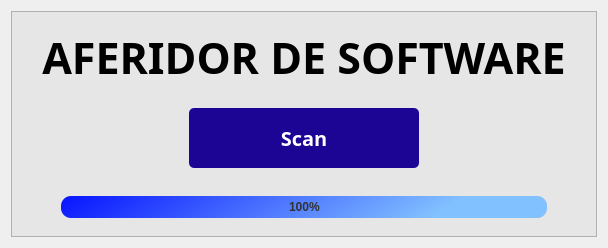
<?xml version="1.0" encoding="UTF-8"?>
<ui version="4.0">
 <class>Principal</class>
 <widget class="QWidget" name="Principal">
  <property name="geometry">
   <rect>
    <x>0</x>
    <y>0</y>
    <width>608</width>
    <height>248</height>
   </rect>
  </property>
  <property name="sizePolicy">
   <sizepolicy hsizetype="Minimum" vsizetype="Minimum">
    <horstretch>0</horstretch>
    <verstretch>0</verstretch>
   </sizepolicy>
  </property>
  <property name="windowTitle">
   <string>Form</string>
  </property>
  <property name="styleSheet">
   <string notr="true">background-color: rgb(255, 255, 255
);</string>
  </property>
  <layout class="QVBoxLayout" name="verticalLayout">
   <item>
    <widget class="QFrame" name="frame">
     <property name="styleSheet">
      <string notr="true">background-color: rgb(230, 230, 230);</string>
     </property>
     <property name="frameShape">
      <enum>QFrame::StyledPanel</enum>
     </property>
     <property name="frameShadow">
      <enum>QFrame::Raised</enum>
     </property>
     <layout class="QVBoxLayout" name="verticalLayout_3">
      <item>
       <layout class="QVBoxLayout" name="verticalLayout_2">
        <item>
         <widget class="QLabel" name="Titulo">
          <property name="enabled">
           <bool>true</bool>
          </property>
          <property name="sizePolicy">
           <sizepolicy hsizetype="Preferred" vsizetype="Fixed">
            <horstretch>0</horstretch>
            <verstretch>0</verstretch>
           </sizepolicy>
          </property>
          <property name="baseSize">
           <size>
            <width>0</width>
            <height>4</height>
           </size>
          </property>
          <property name="font">
           <font>
            <family>Aharoni</family>
            <pointsize>80</pointsize>
            <weight>50</weight>
            <bold>false</bold>
           </font>
          </property>
          <property name="text">
           <string>&lt;html&gt;&lt;head/&gt;&lt;body&gt;&lt;p align=&quot;center&quot;&gt;&lt;span style=&quot; font-size:32pt; font-weight:600;&quot;&gt;AFERIDOR DE SOFTWARE&lt;/span&gt;&lt;/p&gt;&lt;/body&gt;&lt;/html&gt;</string>
          </property>
          <property name="alignment">
           <set>Qt::AlignCenter</set>
          </property>
          <property name="margin">
           <number>0</number>
          </property>
         </widget>
        </item>
        <item>
         <spacer name="verticalSpacer">
          <property name="orientation">
           <enum>Qt::Vertical</enum>
          </property>
          <property name="sizeType">
           <enum>QSizePolicy::Fixed</enum>
          </property>
          <property name="sizeHint" stdset="0">
           <size>
            <width>20</width>
            <height>15</height>
           </size>
          </property>
         </spacer>
        </item>
        <item>
         <layout class="QHBoxLayout" name="horizontalLayout">
          <item>
           <spacer name="horizontalSpacer">
            <property name="orientation">
             <enum>Qt::Horizontal</enum>
            </property>
            <property name="sizeHint" stdset="0">
             <size>
              <width>40</width>
              <height>20</height>
             </size>
            </property>
           </spacer>
          </item>
          <item>
           <widget class="QPushButton" name="btn_scanner">
            <property name="enabled">
             <bool>true</bool>
            </property>
            <property name="sizePolicy">
             <sizepolicy hsizetype="Maximum" vsizetype="Fixed">
              <horstretch>150</horstretch>
              <verstretch>50</verstretch>
             </sizepolicy>
            </property>
            <property name="minimumSize">
             <size>
              <width>230</width>
              <height>60</height>
             </size>
            </property>
            <property name="font">
             <font>
              <family>Aharoni</family>
              <pointsize>15</pointsize>
              <weight>75</weight>
              <bold>true</bold>
             </font>
            </property>
            <property name="styleSheet">
             <string notr="true">QPushButton{
	background-color: rgb(28, 4, 149);
	color: rgb(255, 255, 255);
	border-radius:5px;

}

QPushButton:hover{
	background-color: rgb(6, 64, 255);


}</string>
            </property>
            <property name="text">
             <string>Scan</string>
            </property>
           </widget>
          </item>
          <item>
           <spacer name="horizontalSpacer_2">
            <property name="orientation">
             <enum>Qt::Horizontal</enum>
            </property>
            <property name="sizeHint" stdset="0">
             <size>
              <width>40</width>
              <height>20</height>
             </size>
            </property>
           </spacer>
          </item>
         </layout>
        </item>
       </layout>
      </item>
      <item>
       <spacer name="verticalSpacer_2">
        <property name="orientation">
         <enum>Qt::Vertical</enum>
        </property>
        <property name="sizeType">
         <enum>QSizePolicy::Fixed</enum>
        </property>
        <property name="sizeHint" stdset="0">
         <size>
          <width>20</width>
          <height>15</height>
         </size>
        </property>
       </spacer>
      </item>
      <item>
       <layout class="QHBoxLayout" name="horizontalLayout_2">
        <item>
         <spacer name="horizontalSpacer_4">
          <property name="orientation">
           <enum>Qt::Horizontal</enum>
          </property>
          <property name="sizeType">
           <enum>QSizePolicy::Fixed</enum>
          </property>
          <property name="sizeHint" stdset="0">
           <size>
            <width>40</width>
            <height>20</height>
           </size>
          </property>
         </spacer>
        </item>
        <item>
         <widget class="QProgressBar" name="barra_progresso">
          <property name="font">
           <font>
            <weight>75</weight>
            <bold>true</bold>
           </font>
          </property>
          <property name="styleSheet">
           <string notr="true">QProgressBar{
	background-color: rgb(200, 200, 200);
	color: rgb(50, 50, 50);
	border-style: solid;
	border-radius: 10px;
	text-align: center;
	
}
QProgressBar::chunk{
	
	background-color: qlineargradient(spread:pad, x1:0, y1:0, x2:0.831, y2:0.0625, stop:0 rgba(7, 20, 255, 255), stop:1 rgba(130, 193, 255, 255));
	border-radius:10px;
	
}</string>
          </property>
          <property name="value">
           <number>100</number>
          </property>
          <property name="textVisible">
           <bool>true</bool>
          </property>
         </widget>
        </item>
        <item>
         <spacer name="horizontalSpacer_3">
          <property name="orientation">
           <enum>Qt::Horizontal</enum>
          </property>
          <property name="sizeType">
           <enum>QSizePolicy::Fixed</enum>
          </property>
          <property name="sizeHint" stdset="0">
           <size>
            <width>40</width>
            <height>20</height>
           </size>
          </property>
         </spacer>
        </item>
       </layout>
      </item>
     </layout>
    </widget>
   </item>
  </layout>
 </widget>
 <resources/>
 <connections/>
</ui>
